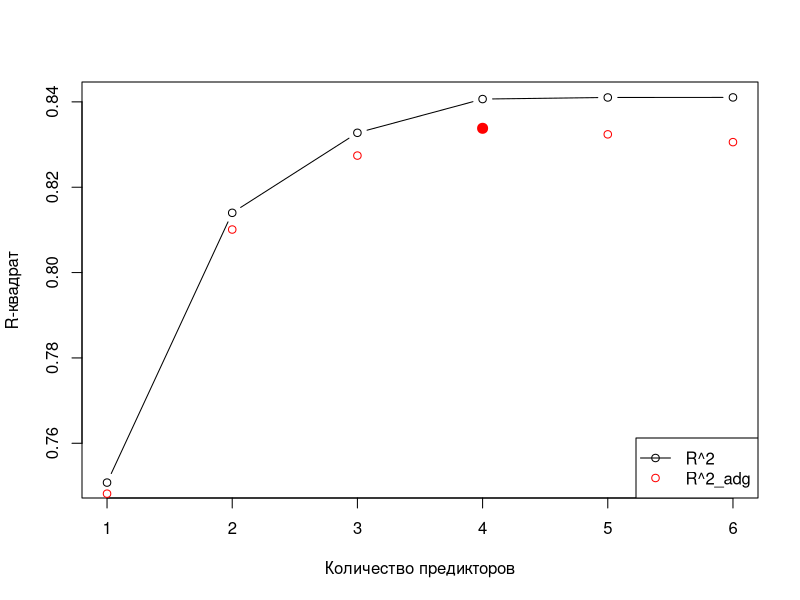
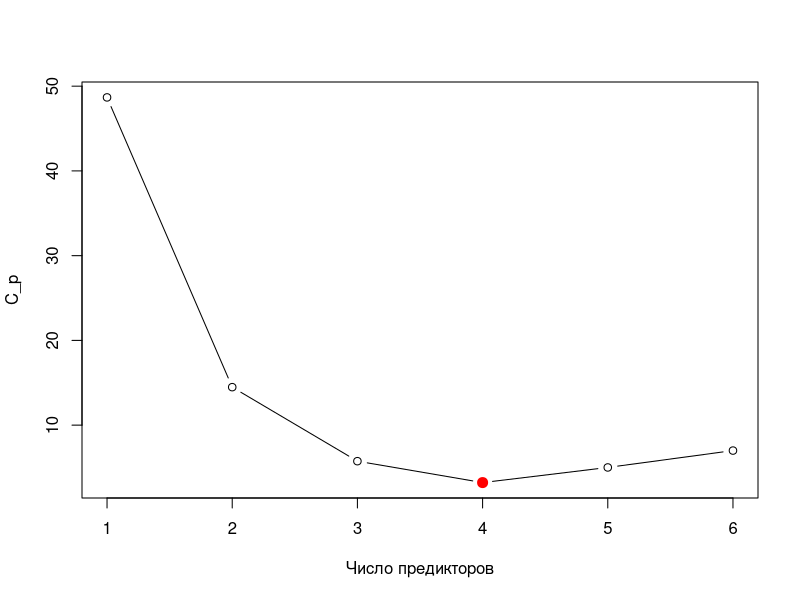
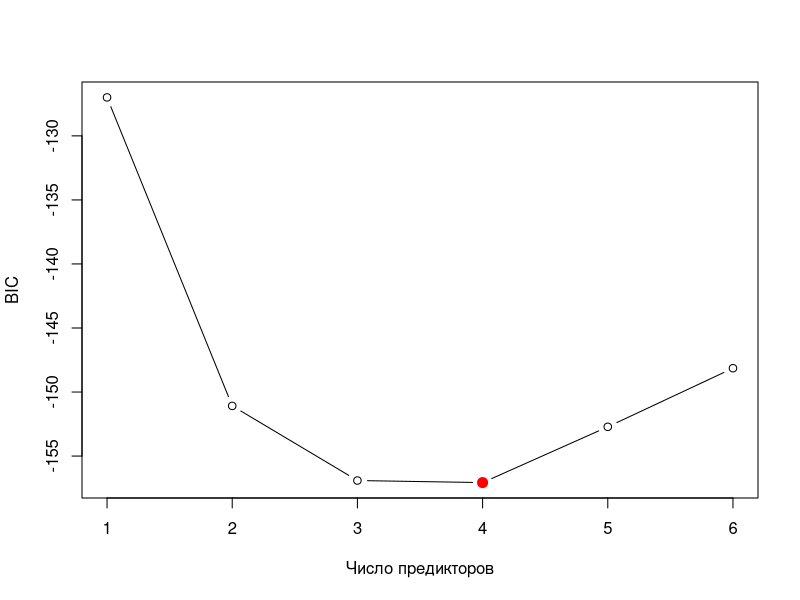
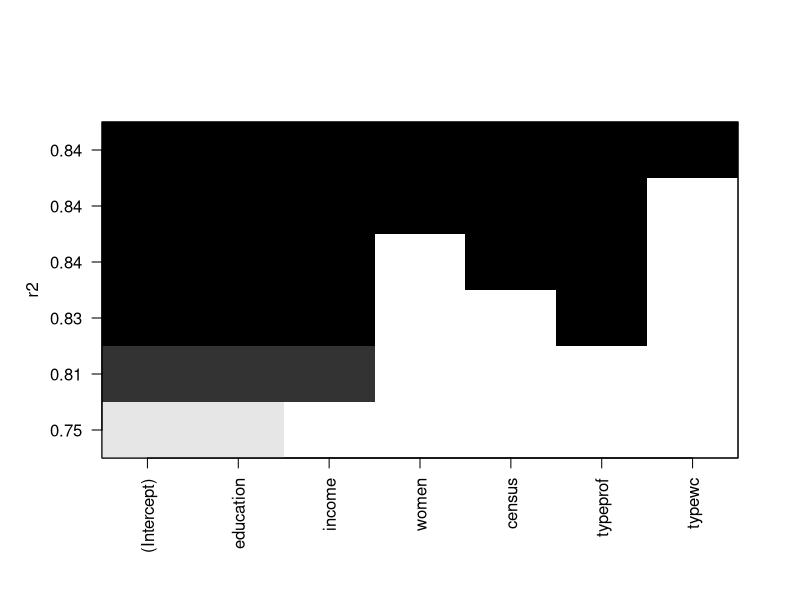
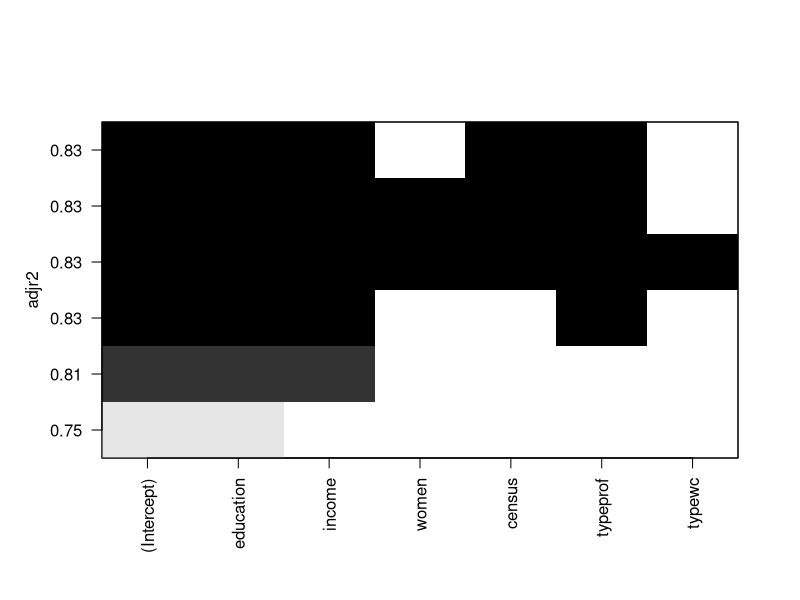
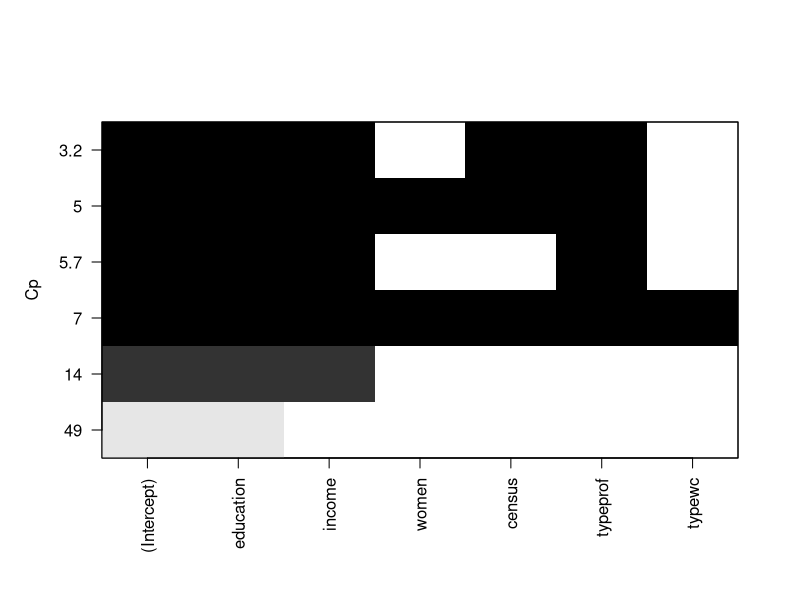
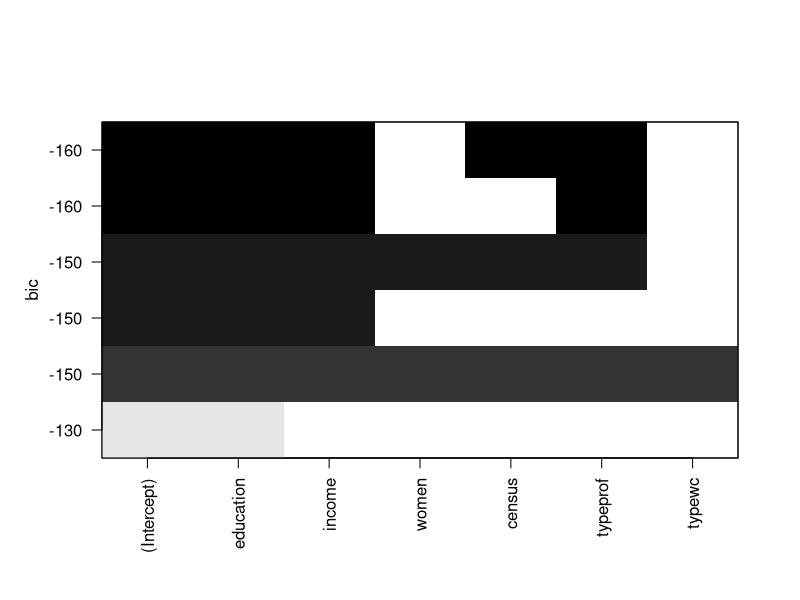

Generate these figures, in order, with R: (Note: this script raises an error after producing the figures.)
## ---- chunk 1
knitr::opts_chunk$set(echo = TRUE)
## ---- chunk 2
library('knitr')             # пакет для генерации отчёта
library('car')               # набор данных Prestige
library('leaps')             # функция regsubset() -- отбор оптимального подмножества переменных
library('glmnet')            # функция glmnet() -- лассо

my.seed <- 1

# загрузка данных Prestige
data('Prestige')
# переводим дискретные количественные переменные в факторы
Prestige$type <- as.factor(Prestige$type)
## ---- chunk 3
# название столбцов переменных
names(Prestige)

# размерность данных
dim(Prestige)
## ---- chunk 4
# считаем пропуски
sum(is.na(Prestige))

# убираем пропуски
Prestige <- na.omit(Prestige)

# проверяем результат
dim(Prestige)
sum(is.na(Prestige))
## ---- chunk 5
# подгоняем модели с сочетаниями предикторов до 6 (максимум в данных)
regfit.full <- regsubsets(prestige ~ ., Prestige)
reg.summary <- summary(regfit.full)
reg.summary

# структура отчёта по модели (ищем характеристики качества)
names(reg.summary)

# R^2 и скорректированный R^2
round(reg.summary$rsq, 3)

# на графике
plot(1:6, reg.summary$rsq, type = 'b',
     xlab = 'Количество предикторов', ylab = 'R-квадрат')
# сюда же добавим скорректированный R-квадрат
points(1:6, reg.summary$adjr2, col = 'red')
# модель с максимальным скорректированным R-квадратом
which.max(reg.summary$adjr2)
### 4
points(which.max(reg.summary$adjr2), 
       reg.summary$adjr2[which.max(reg.summary$adjr2)],
       col = 'red', cex = 2, pch = 20)
legend('bottomright', legend = c('R^2', 'R^2_adg'),
      col = c('black', 'red'), lty = c(1, NA),
      pch = c(1, 1))

# C_p
reg.summary$cp
# число предикторов у оптимального значения критерия
which.min(reg.summary$cp)
### 4

# график
plot(reg.summary$cp, xlab = 'Число предикторов',
     ylab = 'C_p', type = 'b')
points(which.min(reg.summary$cp),
       reg.summary$cp[which.min(reg.summary$cp)], 
       col = 'red', cex = 2, pch = 20)

# BIC
reg.summary$bic
# число предикторов у оптимального значения критерия
which.min(reg.summary$bic)
### 4

# график
plot(reg.summary$bic, xlab = 'Число предикторов',
     ylab = 'BIC', type = 'b')
points(which.min(reg.summary$bic),
       reg.summary$bic[which.min(reg.summary$bic)], 
       col = 'red', cex = 2, pch = 20)

# метод plot для визуализации результатов
plot(regfit.full, scale = 'r2')
plot(regfit.full, scale = 'adjr2')
plot(regfit.full, scale = 'Cp')
plot(regfit.full, scale = 'bic')

# коэффициенты модели с наименьшим BIC
round(coef(regfit.full, 4), 3)
## ---- chunk 6
# отбираем 10 блоков наблюдений
k <- 10
set.seed(my.seed)
folds <- sample(1:k, nrow(Prestige), replace = T)

# заготовка под матрицу с ошибками
cv.errors <- matrix(NA, k, 6, dimnames = list(NULL, paste(1:6)))

predict.regsubsets = function(object, newdata, id, ...) {
    form = as.formula(object$call[[2]])
    mat = model.matrix(form, newdata)
    coefi = coef(object, id = id)
    mat[, names(coefi)] %*% coefi}

# заполняем матрицу в цикле по блокам данных
for (j in 1:k){
    best.fit <- regsubsets(prestige ~ ., data = Prestige[folds != j, ],
                           nvmax = 6)
    # теперь цикл по количеству объясняющих переменных
    for (i in 1:6){
        # модельные значения prestige
        pred <- predict(best.fit, Prestige[folds == j, ], id = i)
        # вписываем ошибку в матрицу
        cv.errors[j, i] <- mean((Prestige$prestige[folds == j] - pred)^2)
    }
}

# усредняем матрицу по каждому столбцу (т.е. по блокам наблюдений), 
#  чтобы получить оценку MSE для каждой модели с фиксированным 
#  количеством объясняющих переменных
mean.cv.errors <- apply(cv.errors, 2, mean)
round(mean.cv.errors, 0)

# на графике
plot(mean.cv.errors, type = 'b')
points(which.min(mean.cv.errors), mean.cv.errors[which.min(mean.cv.errors)],
       col = 'red', pch = 20, cex = 2)

# перестраиваем модель с 4 объясняющими переменными на всём наборе данных
reg.best <- regsubsets(prestige ~ ., data = Prestige, nvmax = 7)
round(coef(reg.best, 4), 3)
## ---- chunk 7
# из-за синтаксиса glmnet() формируем явно матрицу объясняющих...
x <- model.matrix(prestige ~ ., Prestige)[, -1]

# и вектор значений зависимой переменной
y <- Prestige$prestige
## ---- chunk 8
# вектор значений гиперпараметра лямбда
grid <- 10^seq(10, -2, length = 100)

# подгоняем ридж-модели с большей точностью (thresh ниже значения по умолчанию) на всех данных
ridge.mod <- glmnet(x, y, alpha = 0, lambda = grid,
                    thresh = 1e-12)
plot(ridge.mod)
## ---- chunk 9
# k-кратная кросс-валидация
set.seed(my.seed)

# оценка ошибки
cv.out <- cv.glmnet(x, y, alpha = 0)
plot(cv.out)

# значение лямбда, обеспечивающее минимальную ошибку перекрёстной проверки
bestlam <- cv.out$lambda.min
round(bestlam, 0)

# наконец, подгоняем модель для оптимальной лямбды, 
# найденной по перекрёстной проверке
out <- glmnet(x, y, alpha = 0)
round(predict(out, type = 'coefficients', s = bestlam)[1:7, ], 3)

set.seed(my.seed)
train <- sample(1:nrow(x), nrow(x)/2)
test <- -train
y.test <- y[test]

# модель с оптимальным значением параметра на обучающей выборке
ridge.train <- glmnet(x[train, ], y[train], alpha = 0, lambda = grid,
                    thresh = 1e-12)
round(predict(ridge.train, type = 'coefficients', s = bestlam)[1:7, ], 3)

# summary по всей выборке
ridge.mod1 <- glmnet(x, y, alpha = 0, lambda = bestlam)
ridge.sum <- summary(ridge.mod1)
ridge.sum

y_predicted <- predict(ridge.mod1, newx = x)
sst <- sum((y-mean(y))^2)
sse <- sum((y_predicted-y)^2)

# R^2
rsq <- 1-sse/sst
rsq
## ---- chunk 10
# MSE на тестовой выборке с 4 объясняющими переменными (отбор оптимального подмножества)
opt.test <- predict(best.fit, Prestige[test, ], id = 4)
opt.mse.test <- round(mean((opt.test - y.test)^2), 0)

# MSE на тестовой выборке (гребневая регрессия)
ridge.test <- predict(ridge.mod, s = bestlam, newx = x[test, ])
ridge.mse.test <- round(mean((ridge.test - y.test)^2), 0)

MSE.test <- rbind(opt.mse.test, ridge.mse.test)
row.names(MSE.test) <- c('MSE (отбор оптимального подмножества)', 'MSE (гребневая регрессия)')
kable(MSE.test)
